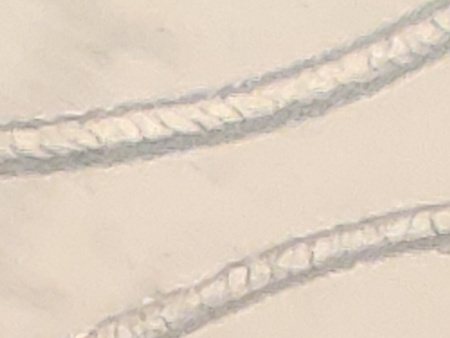
#> input picture Images/0 i=4, j= 6.jpg, 450 x 338 px
$ python -i Focus_Stack.py   (imports and definitions only)   (older library calls are emulated)
#> lines starting #> are read from the running program, lines starting #| are printed output that depends on the picture
"""

Simple Focus Stacker

    Author:     Charles McGuinness (charles@mcguinness.us)
    Copyright:  Copyright 2015 Charles McGuinness
    License:    Apache License 2.0


This code will take a series of images and merge them so that each
pixel is taken from the image with the sharpest focus at that location.

The logic is roughly the following:

1.  Align the images.  Changing the focus on a lens, even
    if the camera remains fixed, causes a mild zooming on the images.
    We need to correct the images so they line up perfectly on top
    of each other.

2.  Perform a gaussian blur on all images

3.  Compute the laplacian on the blurred image to generate a gradient map

4.  Create a blank output image with the same size as the original input
    images

4.  For each pixel [x,y] in the output image, copy the pixel [x,y] from
    the input image which has the largest gradient [x,y]


This algorithm was inspired by the high-level description given at

http://stackoverflow.com/questions/15911783/what-are-some-common-focus-stacking-algorithms

"""

import numpy as np
import cv2

def findHomography(image_1_kp, image_2_kp, matches):
    image_1_points = np.zeros((len(matches), 1, 2), dtype=np.float32)
    image_2_points = np.zeros((len(matches), 1, 2), dtype=np.float32)

    for i in range(0,len(matches)):
        image_1_points[i] = image_1_kp[matches[i].queryIdx].pt
        image_2_points[i] = image_2_kp[matches[i].trainIdx].pt


    homography, mask = cv2.findHomography(image_1_points, image_2_points, cv2.RANSAC, ransacReprojThreshold=2.0)

    return homography


#
#   Align the images so they overlap properly...
#
#
def align_images(images):

    #   SIFT generally produces better results, but it is not FOSS, so chose the feature detector
    #   that suits the needs of your project.  ORB does OK
    use_sift = False

    outimages = []

    if use_sift:
        detector = cv2.xfeatures2d.SIFT_create()
    else:
        detector = cv2.ORB_create(1000)

    #   We assume that image 0 is the "base" image and align everything to it
    #print ("Detecting features of base image")
    outimages.append(images[0])
    image1gray = cv2.cvtColor(images[0],cv2.COLOR_BGR2GRAY)
    image_1_kp, image_1_desc = detector.detectAndCompute(image1gray, None)

    for i in range(1,len(images)):
        #print ("Aligning image {}".format(i))
        image_i_kp, image_i_desc = detector.detectAndCompute(images[i], None)

        if use_sift:
            bf = cv2.BFMatcher()
            # This returns the top two matches for each feature point (list of list)
            pairMatches = bf.knnMatch(image_i_desc,image_1_desc, k=2)
            rawMatches = []
            for m,n in pairMatches:
                if m.distance < 0.7*n.distance:
                    rawMatches.append(m)
        else:
            bf = cv2.BFMatcher(cv2.NORM_HAMMING, crossCheck=True)
            rawMatches = bf.match(image_i_desc, image_1_desc)

        sortMatches = sorted(rawMatches, key=lambda x: x.distance)
        matches = sortMatches[0:128]


        hom = findHomography(image_i_kp, image_1_kp, matches)
        newimage = cv2.warpPerspective(images[i], hom, (images[i].shape[1], images[i].shape[0]), flags=cv2.INTER_LINEAR)

        outimages.append(newimage)
        # If you find that there's a large amount of ghosting, it may be because one or more of the input
        # images gets misaligned.  Outputting the aligned images may help diagnose that.
        # cv2.imwrite("aligned{}.png".format(i), newimage)


    return outimages

#
#   Compute the gradient map of the image
def doLap(image):

    # YOU SHOULD TUNE THESE VALUES TO SUIT YOUR NEEDS
    kernel_size = 5         # Size of the laplacian window
    blur_size = 5           # How big of a kernal to use for the gaussian blur
                            # Generally, keeping these two values the same or very close works well
                            # Also, odd numbers, please...

    blurred = cv2.GaussianBlur(image, (blur_size,blur_size), 0)
    return cv2.Laplacian(blurred, cv2.CV_64F, ksize=kernel_size)

#
#   This routine finds the points of best focus in all images and produces a merged result...
#
def focus_stack(unimages):
    images = align_images(unimages)

    #print ("Computing the laplacian of the blurred images")
    laps = []
    for i in range(len(images)):
        #print ("Lap {}".format(i))
        laps.append(doLap(cv2.cvtColor(images[i],cv2.COLOR_BGR2GRAY)))

    laps = np.asarray(laps)
    #print ("Shape of array of laplacians = {}".format(laps.shape))

    output = np.zeros(shape=images[0].shape, dtype=images[0].dtype)

    abs_laps = np.absolute(laps)
    maxima = abs_laps.max(axis=0)
    bool_mask = abs_laps == maxima
    mask = bool_mask.astype(np.uint8)
    for i in range(0,len(images)):
        output = cv2.bitwise_not(images[i],output, mask=mask[i])

    return 255-output

def stackHDRs(focus_images, directory):
    merged = focus_stack(focus_images)
    cv2.imwrite(directory +'\\merged.png', merged)


>>> import cv2
>>> picture = cv2.imread('../../Images/0 i=4, j= 6.jpg', cv2.IMREAD_GRAYSCALE)
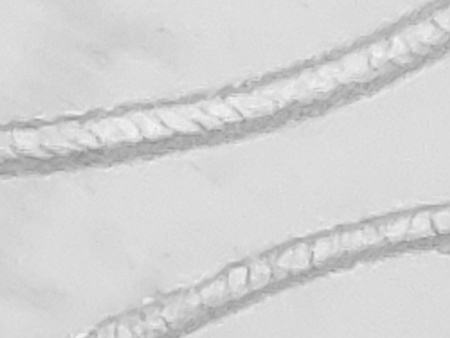
#> picture: shape (338, 450); min 144, max 245, mean 212
#> (the run stopped early here; a loop or call above may not have finished)
